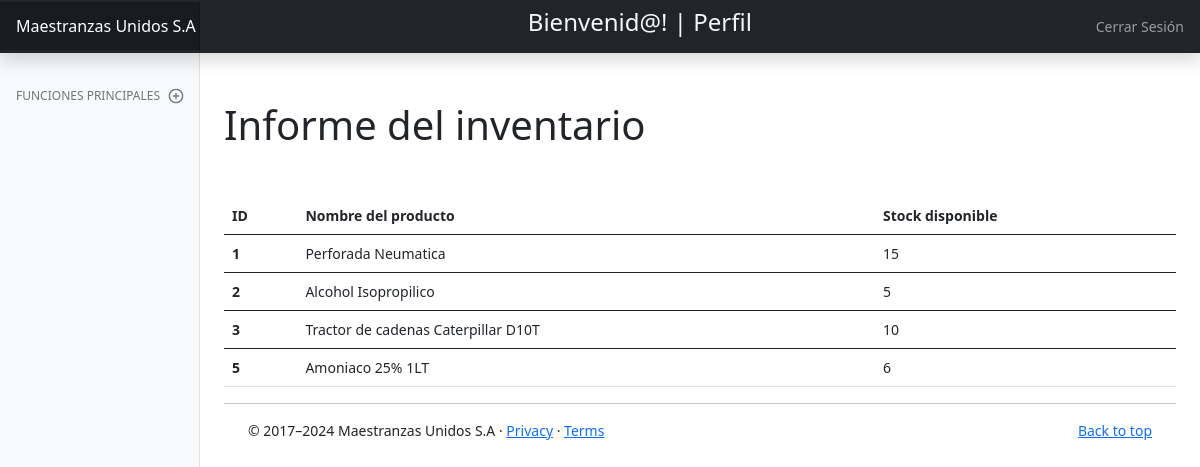
Page /informe/ on the earlier database version.
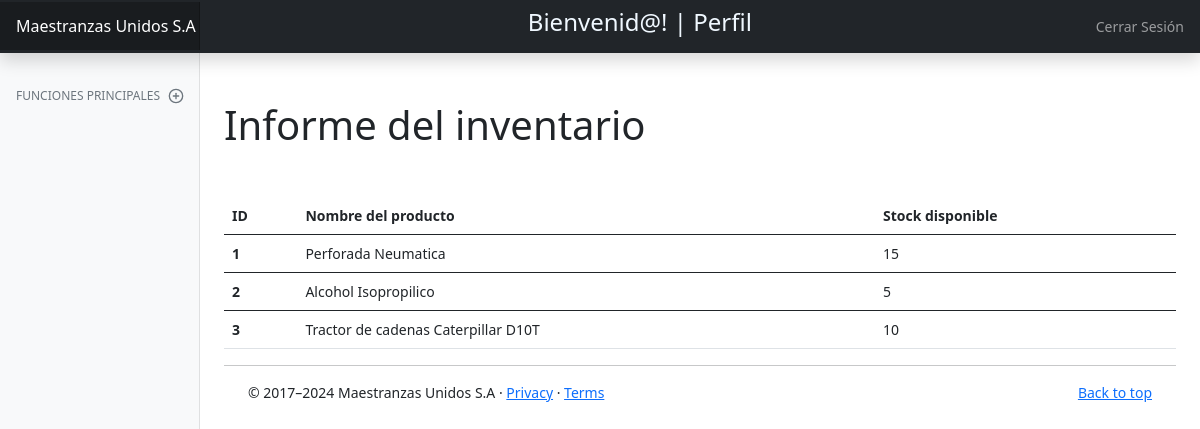
Same page on the later database version.
### inventarioweb/models.py (models this page shows, shortened)
class Producto(models.Model):
    id = models.AutoField(primary_key=True)
    nombre = models.CharField(max_length=100)
    precio = models.IntegerField()
    descripcion =models.CharField(max_length=200)
    tipo_producto = models.CharField(max_length=100)
    imagen = models.ImageField(upload_to='imagenes/', default='imagenes/default.png')
    stock = models.IntegerField(default=0)
    fecha_vencimiento = models.DateField(default=datetime.now().date())
    class Meta:
        db_table = 'inventarioweb_producto'

### inventarioweb/views.py (the view)
# urls.py: path('informe/', views.informe, name="informe"),
def informe(request):
    products = Producto.objects.all()
    return render(request, 'informe.html', {'products': products})

### inventarioweb/context_processors.py (called while the page is built, shortened)
def get_user_groups(request):
    user = SimpleLazyObject(lambda: getattr(request, 'user', None))
    if user is None or isinstance(user, AnonymousUser):
        return {}

def user_groups_context_processor(request):
    groups = get_user_groups(request)
    return groups

### inventarioweb/templates/informe.html
{% extends 'dashboard.html' %}
{%block content%}
<h1 class="mt-5">Informe del inventario</h1>
<table class="table mt-5">
    <thead>
      <tr>
        <th scope="col">ID</th>
        <th scope="col">Nombre del producto</th>
        <th scope="col">Stock disponible</th>
      </tr>
    </thead>
    {% for product in products %}
    <tbody>
      <tr>
        <th scope="row">{{ product.id }}</th>
        <td>{{ product.nombre }}</td>
        <td>{{ product.stock }}</td>
      </tr>
      {% endfor %}
    </tbody>
  </table>
{% endblock %}

Differences in the rows shown:
removed Producto: id "5", nombre "Amoniaco 25% 1LT", stock "6"
